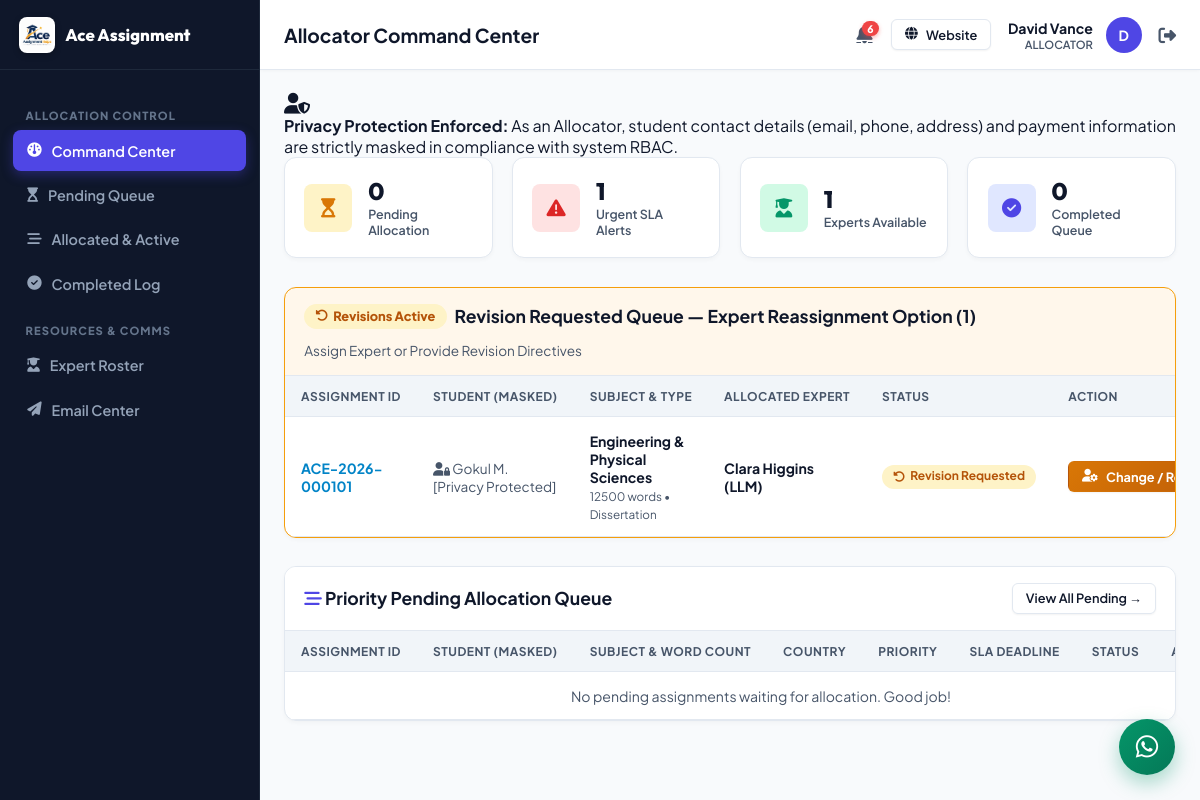
Page /allocator/index.php (signed in) on the committed database.
### tables this page shows
CREATE TABLE `allocators` (
  `id` int NOT NULL AUTO_INCREMENT,
  `allocator_id` varchar(50) NOT NULL,
  `name` varchar(255) NOT NULL,
  `email` varchar(255) NOT NULL,
  `phone` varchar(100) DEFAULT NULL,
  `password` varchar(255) NOT NULL,
  `status` varchar(50) DEFAULT 'Active',
  `performance_score` decimal(5,2) DEFAULT '100.00',
  PRIMARY KEY (`id`),
  UNIQUE KEY `allocator_id` (`allocator_id`),
  UNIQUE KEY `email` (`email`)
);

CREATE TABLE `assignments` (
  `id` int NOT NULL AUTO_INCREMENT,
  `assignment_id` varchar(50) NOT NULL,
  `student_id` varchar(50) NOT NULL,
  `title` varchar(255) NOT NULL,
  `subject` varchar(100) NOT NULL,
  `assignment_type` varchar(100) DEFAULT NULL,
  `deadline` datetime DEFAULT NULL,
  `timezone` varchar(50) DEFAULT NULL,
  `word_count` int DEFAULT '250',
  `pages` int DEFAULT '1',
  `reference_style` varchar(50) DEFAULT NULL,
  `priority` varchar(50) DEFAULT 'Normal',
  `language` varchar(50) DEFAULT 'English (US)',
  `instructions` text,
  `currency` varchar(10) DEFAULT 'USD',
  `price` decimal(10,2) DEFAULT '0.00',
  `discount_code` varchar(50) DEFAULT NULL,
  `final_price` decimal(10,2) DEFAULT '0.00',
  `status` varchar(50) DEFAULT 'New',
  `allocator_id` varchar(50) DEFAULT NULL,
  `expert_id` varchar(50) DEFAULT NULL,
  `country` varchar(100) DEFAULT NULL,
  `university` varchar(255) DEFAULT NULL,
  `created_at` datetime DEFAULT CURRENT_TIMESTAMP,
  `updated_at` datetime DEFAULT CURRENT_TIMESTAMP ON UPDATE CURRENT_TIMESTAMP,
  `payment_status` varchar(50) DEFAULT 'Unpaid',
  `payment_plan` varchar(50) DEFAULT '100%',
  `paid_amount` decimal(10,2) DEFAULT '0.00',
  `remaining_balance` decimal(10,2) DEFAULT '0.00',
  `refund_reason` text,
  `revision_notes` text,
  PRIMARY KEY (`id`),
  UNIQUE KEY `assignment_id` (`assignment_id`)
);

CREATE TABLE `students` (
  `id` int NOT NULL AUTO_INCREMENT,
  `student_id` varchar(50) NOT NULL,
  `name` varchar(255) NOT NULL,
  `email` varchar(255) NOT NULL,
  `phone` varchar(100) DEFAULT NULL,
  `password` varchar(255) NOT NULL,
  `country` varchar(100) DEFAULT NULL,
  `university` varchar(255) DEFAULT NULL,
  `course` varchar(255) DEFAULT NULL,
  `status` varchar(50) DEFAULT 'Active',
  `created_at` datetime DEFAULT CURRENT_TIMESTAMP,
  PRIMARY KEY (`id`),
  UNIQUE KEY `student_id` (`student_id`),
  UNIQUE KEY `email` (`email`)
);

CREATE TABLE `experts` (
  `id` int NOT NULL AUTO_INCREMENT,
  `expert_id` varchar(50) NOT NULL,
  `name` varchar(255) NOT NULL,
  `email` varchar(255) NOT NULL,
  `phone` varchar(100) DEFAULT NULL,
  `subjects` text,
  `rating` decimal(3,2) DEFAULT '5.00',
  `completed_count` int DEFAULT '0',
  `status` varchar(50) DEFAULT 'Available',
  PRIMARY KEY (`id`),
  UNIQUE KEY `expert_id` (`expert_id`),
  UNIQUE KEY `email` (`email`)
);

### allocator/index.php (the view, shortened to what the rows shown need)
<?php
require_once __DIR__ . '/../includes/auth.php';
Auth::checkRole('Allocator');
require_once __DIR__ . '/../includes/helpers.php';
include __DIR__ . '/../includes/portal_header.php';
$allAssignments = DataStore::getCollection('assignments');
$revisionQueue = DataStore::filter('assignments', function($a) {
    return $a['status'] === 'Revision Requested';
});
?>
<?php if (!empty($revisionQueue)): ?>
<div class="table-card" style="border: 1.5px solid #f59e0b; margin-bottom: 1.75rem;">
  <div class="table-responsive">
    <table class="data-table">
      <thead>
        <tr>
          <th>Assignment ID</th>
          <th>Student (Masked)</th>
          <th>Subject & Type</th>
          <th>Allocated Expert</th>
          <th>Status</th>
          <th>Action</th>
        </tr>
      </thead>
      <tbody>
        <?php foreach ($revisionQueue as $rAsm):
          $rStudent = DataStore::findOne('students', 'student_id', $rAsm['student_id']);
          $rExpert = DataStore::findOne('experts', 'expert_id', $rAsm['expert_id']);
        ?>
          <tr>
            <td><strong style="color:var(--secondary);"><?php echo htmlspecialchars($rAsm['assignment_id']); ?></strong></td>
            <td><span style="color:var(--text-muted); font-size:0.85rem;"><i class="fa-solid fa-user-lock"></i> <?php echo htmlspecialchars(mask_student_name($rStudent['name'] ?? 'Student')); ?></span></td>
            <td>
              <div style="font-weight:700; color:var(--text-main);"><?php echo htmlspecialchars($rAsm['subject']); ?></div>
              <small style="color:var(--text-muted);"><?php echo $rAsm['word_count']; ?> words &bull; <?php echo htmlspecialchars($rAsm['assignment_type']); ?></small>
            </td>
            <td><strong><?php echo htmlspecialchars($rExpert['name'] ?? 'None'); ?></strong></td>
            <td><span class="badge badge-warning"><i class="fa-solid fa-rotate-left"></i> Revision Requested</span></td>
            <td>
              <a href="/allocator/assignment-detail.php?id=<?php echo urlencode($rAsm['assignment_id']); ?>" class="btn btn-warning btn-sm" style="font-weight:700;">
                <i class="fa-solid fa-user-gear"></i> Change / Reassign Expert &rarr;
              </a>
            </td>
          </tr>
        <?php endforeach; ?>
      </tbody>
    </table>
  </div>
</div>
<?php endif; ?>
<div class="table-card">
  <div class="table-responsive">
    <table class="data-table">
      <thead>
        <tr>
          <th>Assignment ID</th>
          <th>Student (Masked)</th>
          <th>Subject & Word Count</th>
          <th>Country</th>
          <th>Priority</th>
          <th>SLA Deadline</th>
          <th>Status</th>
          <th>Action</th>
        </tr>
      </thead>
    </table>
  </div>
</div>
</div>
</div>
</body>
</html>

### includes/portal_header.php (shortened to what the rows shown need)
<?php
require_once __DIR__ . '/auth.php';
require_once __DIR__ . '/helpers.php';
$currentUser = Auth::currentUser();
$userRole = $currentUser['role'];
?>
<!DOCTYPE html>
<html lang="en">
<head>
  <link rel="stylesheet" href="https://cdnjs.cloudflare.com/ajax/libs/font-awesome/6.4.0/css/all.min.css">
  <link rel="stylesheet" href="/assets/css/portal.css">
</head>
<body class="portal-body">
<div class="portal-wrapper">
  <div class="portal-main">
    <header class="portal-topbar">
      <div class="topbar-user">
        <?php $unreadNotifCount = function_exists('get_unread_notifications_count') ? get_unread_notifications_count($currentUser['id'], $userRole) : 0; ?>
        <a href="/<?php echo strtolower($userRole); ?>/notifications.php" style="position:relative; color:var(--text-muted); font-size:1.15rem; margin-right:6px; display:inline-flex; align-items:center;" title="Notifications (<?php echo $unreadNotifCount; ?> unread)">
          <?php if ($unreadNotifCount > 0): ?>
            <span style="position:absolute; top:-4px; right:-6px; background:#ef4444; color:#fff; font-size:0.65rem; font-weight:800; border-radius:10px; padding:1px 5px; min-width:14px; text-align:center; box-shadow:0 2px 4px rgba(239, 68, 68, 0.4);"><?php echo $unreadNotifCount; ?></span>
          <?php endif; ?>
        </a>
        <a href="/" target="_blank" class="btn btn-outline btn-sm" style="margin-right:4px; display:inline-flex;">
          <i class="fa-solid fa-globe"></i> <span class="user-meta-desktop">Website</span>
        </a>
        <div style="text-align:right;" class="user-meta-desktop">
          <div style="font-weight:700; color:var(--text-main); font-size:0.88rem;"><?php echo htmlspecialchars($currentUser['name']); ?></div>
          <small style="color:var(--text-muted); font-weight:600; font-size:0.7rem; text-transform:uppercase; display:block;"><?php echo htmlspecialchars($userRole); ?></small>
        </div>
        <div class="user-avatar" title="<?php echo htmlspecialchars($currentUser['name']); ?>">
          <?php echo strtoupper(substr($currentUser['name'], 0, 1)); ?>
        </div>
        <a href="/logout.php" title="Logout" style="color:var(--text-muted); font-size:1.1rem; margin-left:4px;">
          <i class="fa-solid fa-right-from-bracket"></i>
        </a>
      </div>
    </header>
    <div class="portal-content">

### rows in the picture
allocators: name "David Vance", name "D"
assignments: assignment "ACE-2026-000101", students.name "Gokul M. [Privacy Protected]", subject "Engineering & Physical Sciences", word_count "12500", assignment_type "Dissertation"
experts: name "Clara Higgins (LLM)"

### other values in the picture
$pageTitle "Allocator Command Center"
$unreadNotifCount "6"
$userRole "ALLOCATOR"
count($pendingAllocation) "0"
count($urgentSLA) "1"
count($expertsAvailable) "1"
count($completedToday) "0"
count($revisionQueue) "1"
